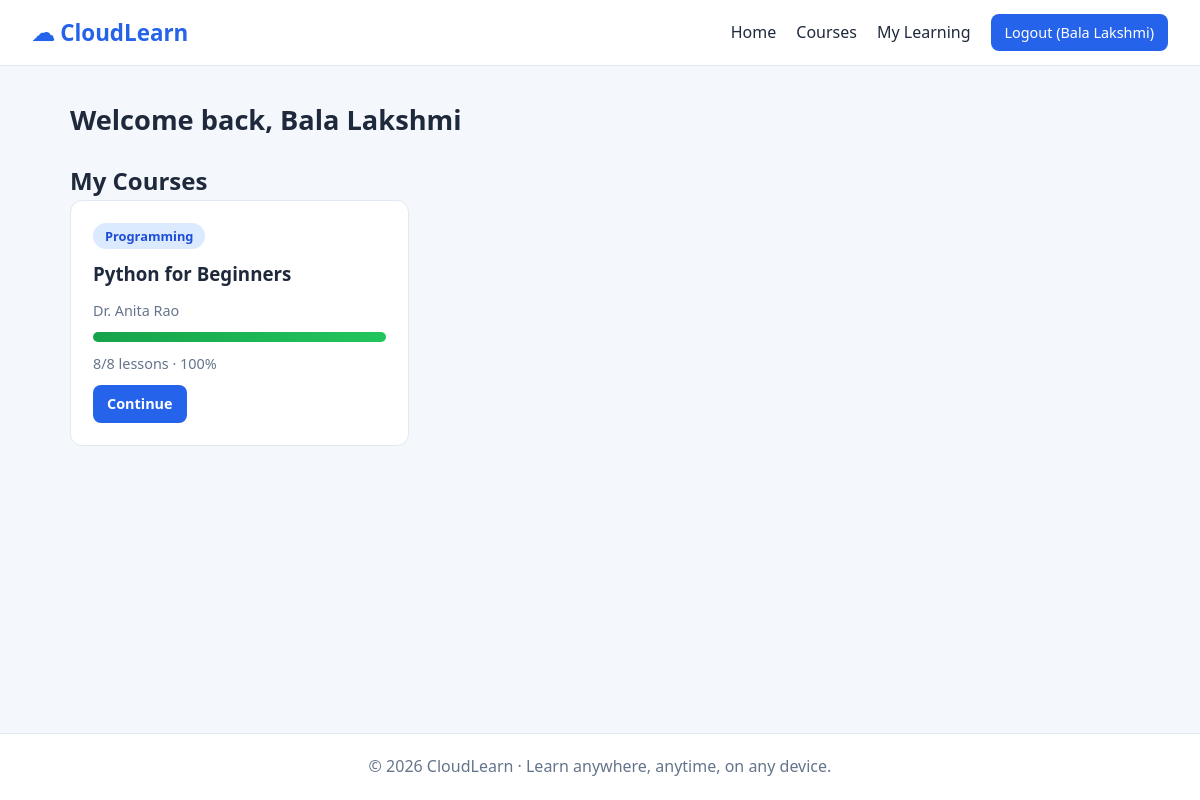
The app's page /dashboard (signed in) with its own data.
### tables this page shows
CREATE TABLE enrollments(
            user_id INTEGER, course_id INTEGER,
            completed INTEGER DEFAULT 0,
            PRIMARY KEY(user_id, course_id));

CREATE TABLE courses(
            id INTEGER PRIMARY KEY AUTOINCREMENT,
            title TEXT NOT NULL, category TEXT NOT NULL,
            instructor TEXT NOT NULL, description TEXT NOT NULL,
            lessons INTEGER NOT NULL);

### app.py (the view)
@app.route("/dashboard")
@login_required
def dashboard():
    rows = get_db().execute("""
        SELECT c.id, c.title, c.category, c.instructor, c.lessons, e.completed
        FROM enrollments e JOIN courses c ON c.id = e.course_id
        WHERE e.user_id=?""", (session["user_id"],)).fetchall()
    return render_template("dashboard.html", my_courses=rows)

### app.py (called while the page is built)
def get_db():
    if "db" not in g:
        g.db = sqlite3.connect(DATABASE)
        g.db.row_factory = sqlite3.Row
    return g.db

def login_required(view):
    @wraps(view)
    def wrapper(*args, **kwargs):
        if "user_id" not in session:
            flash("Please log in to continue.", "error")
            return redirect(url_for("login"))
        return view(*args, **kwargs)
    return wrapper

### templates/dashboard.html (shortened to what this page needs)
{% extends "base.html" %}
{% block content %}
<h1 class="section-title">Welcome back, {{ session.name }}</h1>
<h2>My Courses</h2>
<div class="grid">
  {% for c in my_courses %}
  {% set pct = (c.completed * 100 // c.lessons) %}
  <article class="card">
    <span class="tag">{{ c.category }}</span>
    <h3>{{ c.title }}</h3>
    <p class="meta">{{ c.instructor }}</p>
    <div class="progress"><div class="bar" style="width: {{ pct }}%"></div></div>
    <p class="meta">{{ c.completed }}/{{ c.lessons }} lessons &middot; {{ pct }}%</p>
    <a class="btn btn-small" href="{{ url_for('course_detail', course_id=c.id) }}">Continue</a>
  </article>
  {% else %}
  <p>You have not enrolled in any course yet. <a href="{{ url_for('courses') }}">Browse courses</a>.</p>
  {% endfor %}
</div>
{% endblock %}

### static/style.css (style rules this page uses)
:root { --primary: #2563eb; --primary-dark: #1d4ed8; --bg: #f4f7fb; --text: #1e293b; --muted: #64748b; --card: #ffffff; --border: #e2e8f0; --success: #16a34a; --error: #dc2626; }
* { box-sizing: border-box; margin: 0; padding: 0; }
body { font-family: "Segoe UI", system-ui, -apple-system, sans-serif; background: var(--bg); color: var(--text); line-height: 1.6; min-height: 100vh; display: flex; flex-direction: column; }
a { color: var(--primary); text-decoration: none; }
.btn { display: inline-block; background: var(--primary); color: #fff !important; border: none; padding: 11px 22px; border-radius: 8px; font-size: 1rem; font-weight: 600; cursor: pointer; transition: background .2s; }
.btn-small { padding: 7px 14px; font-size: .9rem; }
.section-title { margin-bottom: 20px; font-size: 1.7rem; }
.grid { display: grid; grid-template-columns: repeat(auto-fill, minmax(290px, 1fr)); gap: 22px; }
.card { background: var(--card); border: 1px solid var(--border); border-radius: 12px; padding: 22px; display: flex; flex-direction: column; gap: 10px; transition: transform .2s, box-shadow .2s; }
.card .btn { align-self: flex-start; margin-top: auto; }
.tag { align-self: flex-start; background: #dbeafe; color: var(--primary-dark); padding: 3px 12px; border-radius: 999px; font-size: .8rem; font-weight: 600; }
.meta { color: var(--muted); font-size: .9rem; }
.progress { width: 100%; height: 10px; background: var(--border); border-radius: 999px; overflow: hidden; }
.bar { height: 100%; background: linear-gradient(90deg, #16a34a, #22c55e); transition: width .4s; }

### records on screen
enrollments: category "Programming", title "Python for Beginners", instructor "Dr. Anita Rao", completed "8", lessons "8", pct "100"

### other values on screen
{{ session.name }} "Bala Lakshmi"
